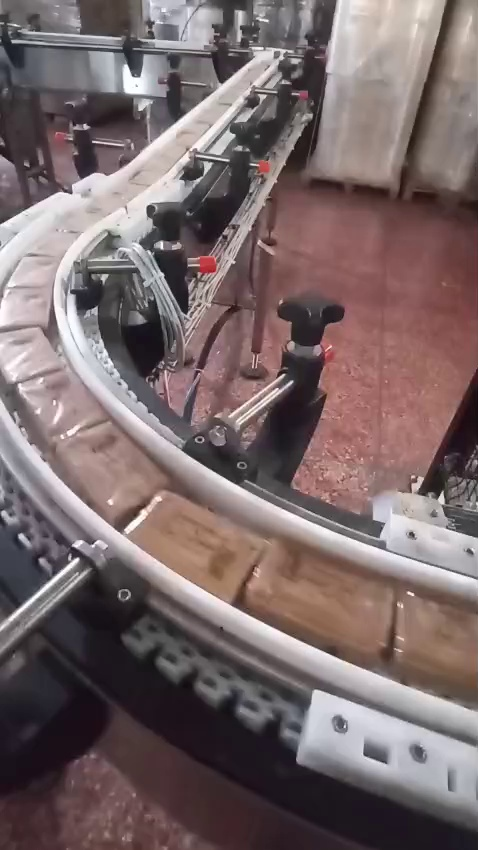
#> input picture anaconda_projects/db/dataset/images/savon_0000.jpg, 478 x 850 px, found by its file name
$ jupyter execute --allow-errors savon_counting.ipynb   (shell and % lines are left out)   (older library calls are emulated)
#> lines starting #> are read from the running program, lines starting #| are printed output that depends on the picture; after the words box and inside, x2 and y2 are one past the last pixel; in counts of white or black regions, pixels touching at a corner belong together
# 🧼 SYSTÈME DE COMPTAGE AUTOMATIQUE DE SAVONS
## Huileries Belhassane - Détection + Tracking + Comptage + Anomalies

**Étapes:**
1. Auto-annotation (si besoin)
2. Entraînement YOLO
3. Processing vidéo complet

---

## 📦 CELL 1: Installation dépendances

[cell 1]
# Installation une seule fois
print("✅ Dépendances installées!")

## 🔧 CELL 2: Imports

[cell 2]
import cv2
import numpy as np
import os
import yaml
import pandas as pd
from pathlib import Path
from collections import defaultdict
from ultralytics import YOLO
import warnings
warnings.filterwarnings('ignore')

print("✅ Tous les imports OK!")

## 📁 CELL 3: Configuration chemins

[cell 3]
# À ADAPTER SELON TON CHEMIN!
DATASET_ROOT = "dataset"  # Dossier avec images/ et labels/
VIDEO_PATH = "video.mp4"   # Ta vidéo
OUTPUT_DIR = "results"
MODEL_PATH = "runs/detect/savon_detector/weights/best.pt"
COUNTING_LINE_X = 0.85  # 85% à droite (sortie)

# Créer dossiers
Path(OUTPUT_DIR).mkdir(exist_ok=True)
Path(f"{DATASET_ROOT}/labels").mkdir(parents=True, exist_ok=True)

print(f"✅ Config:")
print(f"   Dataset: {DATASET_ROOT}")
print(f"   Vidéo: {VIDEO_PATH}")
print(f"   Output: {OUTPUT_DIR}")

---
# 🔍 ÉTAPE 1: AUTO-ANNOTATION (si besoin)
## Exécuter si tes 70 images ne sont PAS encore annotées

## CELL 4: Fonction auto-annotation par couleur

[cell 4]
def detect_savons_color(img_path):
    """Détecte savons par plage couleur HSV"""
#> called with img_path = 'dataset/images/savon_0000.jpg'
    img = cv2.imread(img_path)
#> img is the input picture: shape (850, 478, 3); mean B, G, R 105.3, 104.5, 120.6
    if img is None:
        return []

    h, w = img.shape[:2]
    hsv = cv2.cvtColor(img, cv2.COLOR_BGR2HSV)
#> hsv: shape (850, 478, 3); mean H, S, V 94.5, 46.4, 121.7

    # Range pour savons marron/beige (AJUSTER si besoin!)
    lower_brown = np.array([10, 60, 50])
    upper_brown = np.array([25, 255, 200])

    mask = cv2.inRange(hsv, lower_brown, upper_brown)
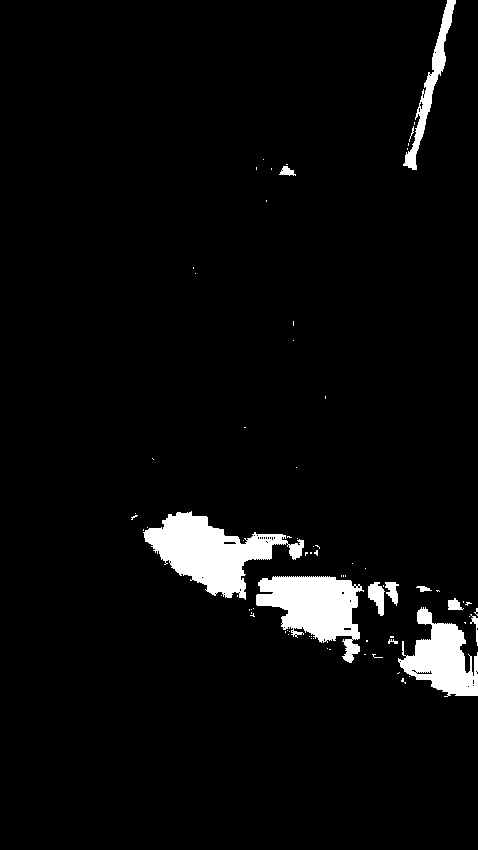
#> mask: shape (850, 478); 4.4% white; 76 white regions (64 under 20 px), largest, box (x1, y1, x2, y2) and area: (143, 511, 304, 600) 6309, (256, 576, 364, 663) 5175, (398, 607, 478, 697) 3746

    # Morphologie
    kernel = cv2.getStructuringElement(cv2.MORPH_ELLIPSE, (15, 15))
    mask = cv2.morphologyEx(mask, cv2.MORPH_CLOSE, kernel)
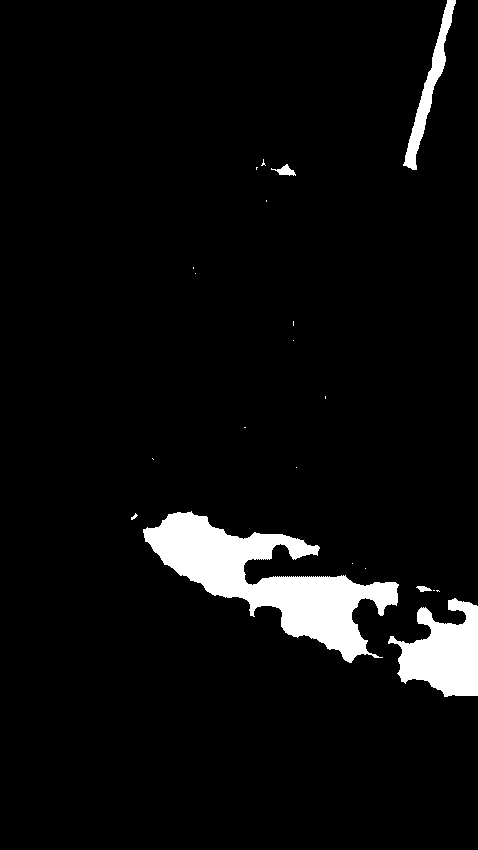
#> mask: shape (850, 478); 5.3% white; 21 white regions (15 under 20 px), largest, box (x1, y1, x2, y2) and area: (143, 511, 399, 663) 14055, (388, 598, 478, 697) 5325, (403, 0, 456, 170) 1845, (271, 164, 296, 176) 136, (416, 586, 432, 592) 59, (131, 513, 138, 520) 22
    mask = cv2.morphologyEx(mask, cv2.MORPH_OPEN, kernel, iterations=2)
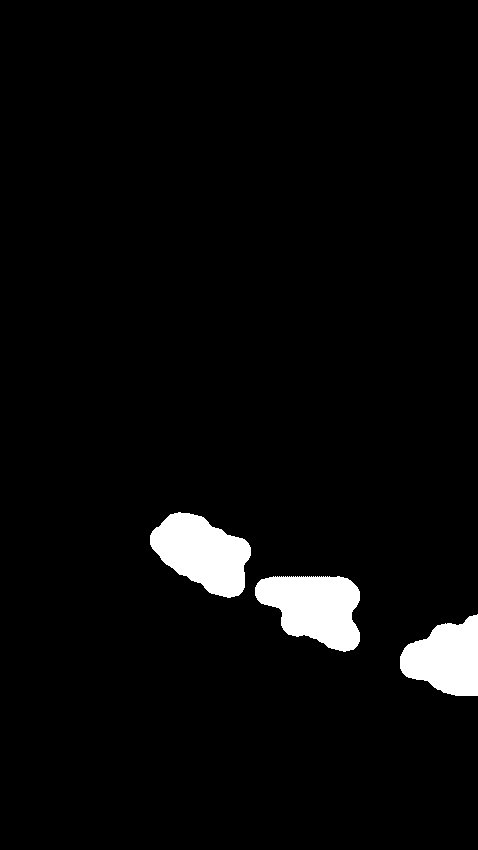
#> mask: shape (850, 478); 3.8% white; 3 white regions

    # Contours
    contours, _ = cv2.findContours(mask, cv2.RETR_EXTERNAL, cv2.CHAIN_APPROX_SIMPLE)
#> contours = 3 contours; box (x1, y1, x2, y2) and area: (255, 576, 360, 652) 5468, (150, 512, 251, 598) 5373, (400, 614, 478, 696) 4326

    boxes = []
    for cnt in contours:
        area = cv2.contourArea(cnt)
        if 300 < area < 50000:
            x, y, bw, bh = cv2.boundingRect(cnt)
            if bw > 0 and bh > 0:
                ratio = max(bw, bh) / min(bw, bh)
                if ratio < 5:
                    boxes.append((x, y, x + bw, y + bh))
#> this loop made 3 passes
#> (area, x, y, bw, bh, ratio) on passes 1 to 3: (4326.5, 400, 614, 78, 82, 1.05), (5467.5, 255, 576, 105, 76, 1.38), (5373, 150, 512, 101, 86, 1.17)
#> after the loop, boxes = [(400, 614, 478, 696), (255, 576, 360, 652), (150, 512, 251, 598)]

    return boxes

def boxes_to_yolo(boxes, img_width, img_height):
    """Convertit boxes en format YOLO"""
    yolo_lines = []
    for x1, y1, x2, y2 in boxes:
        cx = ((x1 + x2) / 2) / img_width
        cy = ((y1 + y2) / 2) / img_height
        bw = (x2 - x1) / img_width
        bh = (y2 - y1) / img_height
        yolo_lines.append(f"0 {cx:.6f} {cy:.6f} {bw:.6f} {bh:.6f}")
    return yolo_lines

print("✅ Fonctions auto-annotation OK!")

## CELL 5: Exécuter auto-annotation

[cell 5]
# AUTO-ANNOTATION
images_dir = os.path.join(DATASET_ROOT, "images")
labels_dir = os.path.join(DATASET_ROOT, "labels")

image_files = sorted([f for f in os.listdir(images_dir) if f.endswith(('.jpg', '.png', '.jpeg'))])
print(f"🔍 {len(image_files)} images trouvées\n")

total_boxes = 0
for img_file in image_files:
    img_path = os.path.join(images_dir, img_file)

    # Détection
    boxes = detect_savons_color(img_path)

    # Conversion YOLO
    img = cv2.imread(img_path)
    h, w = img.shape[:2]
    yolo_lines = boxes_to_yolo(boxes, w, h)
#> the loop in boxes_to_yolo, `for x1, y1, x2, y2 in boxes:` made 3 passes
#> (x1, y1, x2, y2, cx, cy, bw, bh) on passes 1 to 3: (400, 614, 478, 696, 0.918, 0.771, 0.163, 0.0965), (255, 576, 360, 652, 0.643, 0.722, 0.22, 0.0894), (150, 512, 251, 598, 0.419, 0.653, 0.211, 0.101)
#> after the loop in boxes_to_yolo, `for x1, y1, x2, y2 in boxes:`: yolo_lines = ['0 0.918410 0.770588 0.163180 0.096471', '0 0.643305 0.722353 0.219665 0.089412', '0 0.419456 0.652941 0.211297 0.101176']

    # Écrire fichier .txt
    txt_filename = img_file.rsplit('.', 1)[0] + '.txt'
    txt_path = os.path.join(labels_dir, txt_filename)

    with open(txt_path, 'w') as f:
        for line in yolo_lines:
            f.write(line + '\n')
#> this loop made 3 passes
#> line on passes 1 to 3: '0 0.918410 0.770588 0.163180 0.096471', '0 0.643305 0.722353 0.219665 0.089412', '0 0.419456 0.652941 0.211297 0.101176'

    total_boxes += len(boxes)
#> total_boxes = 3
    status = "✓" if len(boxes) > 0 else "⚠️"
#> status = '✓'
    if len(image_files) <= 10 or len(image_files) % 7 == 0:
        print(f"{status} {img_file}: {len(boxes)} box(es)")
#| ✓ savon_0000.jpg: 3 box(es)
#> pass 2 of the loop `for img_file in image_files:`:
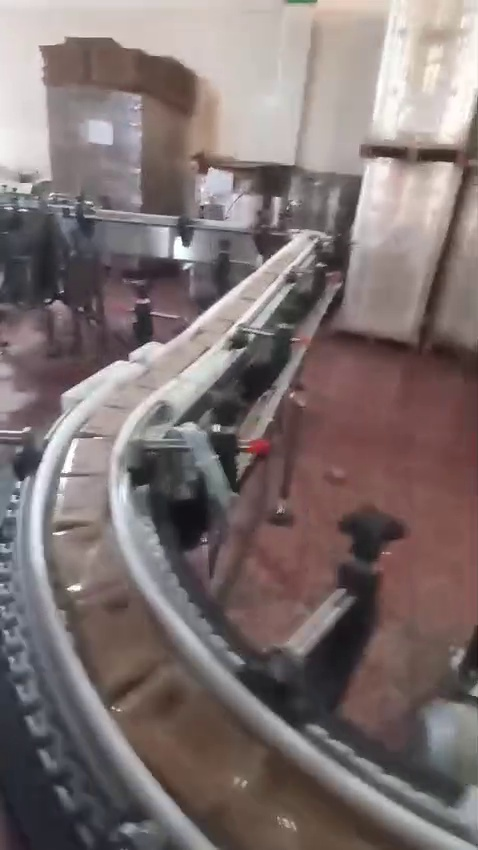
#> input picture anaconda_projects/db/dataset/images/savon_0001.jpg, 478 x 850 px, found by its file name
#> in detect_savons_color, img is the input picture: shape (850, 478, 3); mean B, G, R 112.8, 113.6, 126
#> in detect_savons_color (call 2), `mask = cv2.morphologyEx(mask, cv2.MORPH_OPEN, kernel, iterations=2)`:
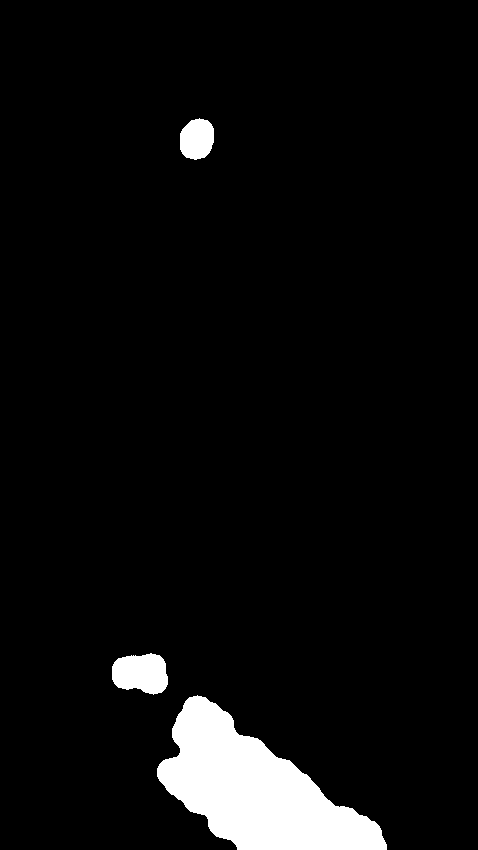
#> mask: shape (850, 478); 5.2% white; 3 white regions
#> in detect_savons_color (call 2), `contours, _ = cv2.findContours(mask, cv2.RETR_EXTERNAL, cv2.CHAIN_APPR..`: contours = 3 contours; box (x1, y1, x2, y2) and area: (157, 695, 387, 850) 17762, (112, 653, 168, 695) 1753, (180, 118, 214, 160) 1085
#> the loop in detect_savons_color (call 2), `for cnt in contours:` made 3 passes
#> (area, x, y, bw, bh, ratio) on passes 1 to 3: (17762, 157, 695, 230, 155, 1.48), (1753, 112, 653, 56, 42, 1.33), (1085, 180, 118, 34, 42, 1.24)
#> after the loop in detect_savons_color (call 2), `for cnt in contours:`: boxes = [(157, 695, 387, 850), (112, 653, 168, 695), (180, 118, 214, 160)]
#> the loop in boxes_to_yolo (call 2), `for x1, y1, x2, y2 in boxes:` made 3 passes
#> (x1, y1, x2, y2, cx, cy, bw, bh) on passes 1 to 3: (157, 695, 387, 850, 0.569, 0.909, 0.481, 0.182), (112, 653, 168, 695, 0.293, 0.793, 0.117, 0.0494), (180, 118, 214, 160, 0.412, 0.164, 0.0711, 0.0494)
#> `yolo_lines = boxes_to_yolo(boxes, w, h)`: yolo_lines = ['0 0.569038 0.908824 0.481172 0.182353', '0 0.292887 0.792941 0.117155 0.049412', '0 0.412134 0.163529 0.071130 0.049412']
#> the loop `for line in yolo_lines:` made 3 passes
#> line on passes 1 to 3: '0 0.569038 0.908824 0.481172 0.182353', '0 0.292887 0.792941 0.117155 0.049412', '0 0.412134 0.163529 0.071130 0.049412'
#> total_boxes = 6
#| ✓ savon_0001.jpg: 3 box(es)

print(f"\n✅ Auto-annotation terminée!")
print(f"   Total boxes: {total_boxes}")
#|    Total boxes: 9
print(f"   Moyenne par image: {total_boxes/len(image_files):.1f}")
#|    Moyenne par image: 3.0

---
# 🤖 ÉTAPE 2: ENTRAÎNEMENT YOLO

## CELL 6: Créer data.yaml

[cell 6]
# Créer data.yaml pour YOLO
data_yaml = {
    'path': os.path.abspath(DATASET_ROOT),
    'train': 'images',
    'val': 'images',
    'nc': 1,  # 1 classe: savon
    'names': ['savon']
}

yaml_path = os.path.join(DATASET_ROOT, 'data.yaml')
with open(yaml_path, 'w') as f:
    yaml.dump(data_yaml, f)

print(f"✅ data.yaml créé: {yaml_path}")
print(f"   Path: {data_yaml['path']}")
print(f"   Classes: {data_yaml['names']}")

## CELL 7: Entraîner YOLO (⏱️ 10-15 min)

[cell 7]
import cv2
import os
import pandas as pd
from ultralytics import YOLO
from collections import defaultdict

# ============ CONFIG ============
VIDEO_PATH = r"C:\Users\soukaina\Desktop\Stage huile\savons.mp4"
OUTPUT_DIR = r"C:\Users\soukaina\Desktop\Stage huile\results"
COUNTING_LINE_X = 0.85

os.makedirs(OUTPUT_DIR, exist_ok=True)

# Vérifier vidéo existe
#> (the rest of this cell did not finish here and is left out)

[cell 8]
import shutil
import os
import subprocess

# Check disk space
#> (the rest of this cell did not finish here and is left out)

[cell 9]
labels_path = os.path.join(DATASET_ROOT, 'labels')
#> (the rest of this cell did not finish here and is left out)

[cell 10]
import os
import cv2
import numpy as np
from pathlib import Path

DATASET_ROOT = r"C:\Users\soukaina\Desktop\Stage huile\anaconda_projects\db\dataset"
images_path = os.path.join(DATASET_ROOT, 'images')
labels_path = os.path.join(DATASET_ROOT, 'labels')

Path(labels_path).mkdir(parents=True, exist_ok=True)

# ============================================
# AUTO-ANNOTATE (HSV color detection)
# ============================================
print("🚀 Auto-annotating images...\n")

for img_file in os.listdir(images_path):
    if not img_file.endswith(('.jpg', '.png')):
        continue

    img_path = os.path.join(images_path, img_file)
    img = cv2.imread(img_path)

    if img is None:
        print(f"❌ Failed to read: {img_file}")
        continue

    h, w = img.shape[:2]
    hsv = cv2.cvtColor(img, cv2.COLOR_BGR2HSV)

    # Detect soap (brownish/tan color - adjust based on your soaps!)
    lower = np.array([10, 50, 50])
    upper = np.array([30, 255, 255])
    mask = cv2.inRange(hsv, lower, upper)
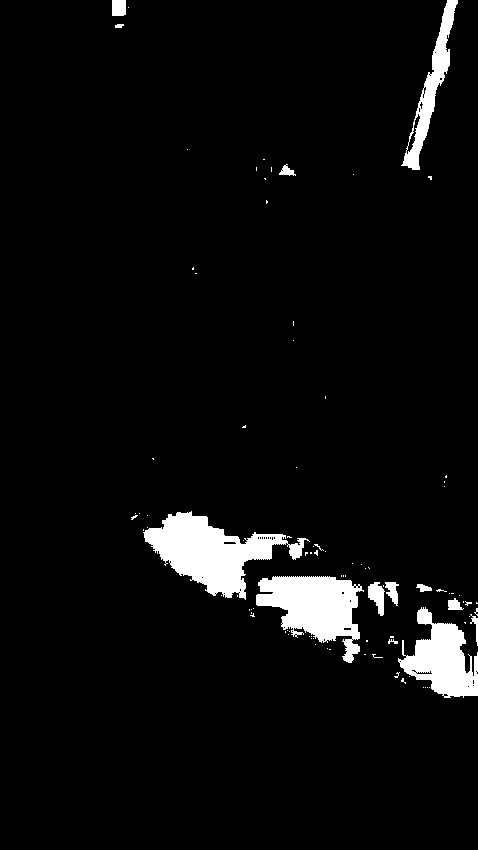
#> mask: shape (850, 478); 4.7% white; 94 white regions (81 under 20 px), largest, box (x1, y1, x2, y2) and area: (143, 511, 310, 600) 6339, (256, 576, 364, 663) 5179, (398, 607, 478, 698) 3829

    # Morphology
    kernel = cv2.getStructuringElement(cv2.MORPH_ELLIPSE, (5, 5))
    mask = cv2.morphologyEx(mask, cv2.MORPH_CLOSE, kernel)
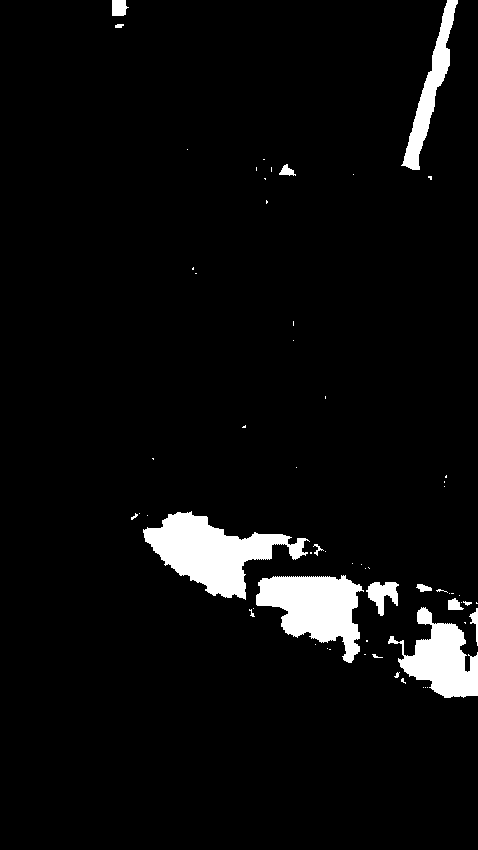
#> mask: shape (850, 478); 5% white; 61 white regions (45 under 20 px)

    # Find contours
    contours, _ = cv2.findContours(mask, cv2.RETR_EXTERNAL, cv2.CHAIN_APPROX_SIMPLE)
#> contours = 61 contours, 50 with area under 20; largest, box (x1, y1, x2, y2) and area: (143, 511, 310, 600) 6340, (256, 575, 364, 663) 5246, (388, 607, 478, 698) 3792, (401, 0, 458, 170) 2295, (366, 582, 399, 616) 532

    # Generate YOLO format labels
    label_file = os.path.join(labels_path, img_file.replace('.jpg', '.txt').replace('.png', '.txt'))

    with open(label_file, 'w') as f:
        for cnt in contours:
            area = cv2.contourArea(cnt)
            if area < 100:  # Skip tiny noise
                continue

            x, y, bw, bh = cv2.boundingRect(cnt)

            # YOLO format: class_id center_x center_y width height (normalized 0-1)
            cx = (x + bw/2) / w
            cy = (y + bh/2) / h
            bw_norm = bw / w
            bh_norm = bh / h

            f.write(f"0 {cx:.4f} {cy:.4f} {bw_norm:.4f} {bh_norm:.4f}\n")
#> this loop made 61 passes
#> (area, x, y, bw, bh, cx, cy, bw_norm) on passes 16, 20, 26, 27, 38, 60: (3792.5, 388, 607, 90, 91, 0.906, 0.768, 0.188), (107.5, 448, 598, 16, 12, 0.954, 0.711, 0.0335), (532.5, 366, 582, 33, 34, 0.8, 0.705, 0.069), (5246.5, 256, 575, 108, 88, 0.649, 0.728, 0.226), (6339.5, 143, 511, 167, 89, 0.474, 0.654, 0.349), (2295, 401, 0, 57, 170, 0.899, 0.1, 0.119)

    print(f"✅ {img_file}")
#> pass 2 of the loop `for img_file in os.listdir(images_path):`:
#> `mask = cv2.morphologyEx(mask, cv2.MORPH_CLOSE, kernel)`:
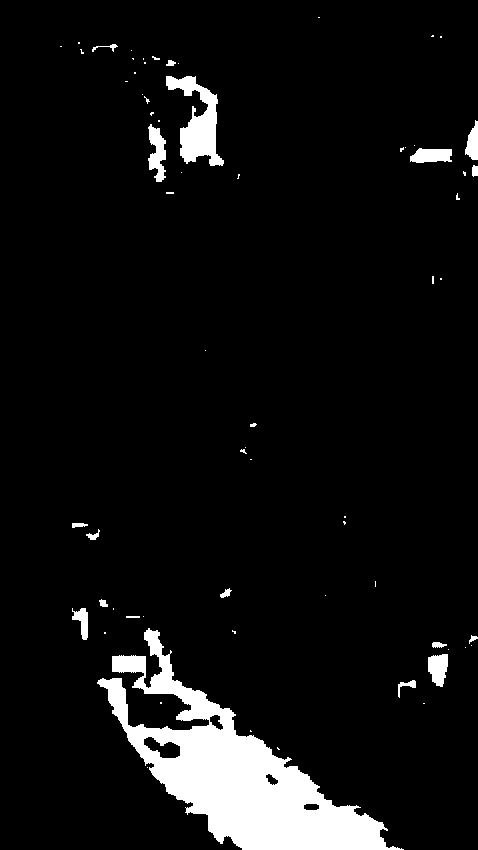
#> mask: shape (850, 478); 6.7% white; 67 white regions (48 under 20 px)
#> `contours, _ = cv2.findContours(mask, cv2.RETR_EXTERNAL, cv2.CHAIN_APPR..`: contours = 67 contours, 50 with area under 20; largest, box (x1, y1, x2, y2) and area: (97, 628, 404, 850) 21524, (166, 76, 224, 166) 2174, (148, 124, 166, 182) 557, (428, 654, 448, 687) 452, (410, 148, 452, 163) 449
#> the loop `for cnt in contours:` made 67 passes
#> area on passes 6, 11, 12, 20: 75.5, 47, 24, 35.5

print(f"\n✅ Auto-annotation done!")
print(f"Labels saved to: {labels_path}")

#> (a cell that did not finish here is left out)

[cell 12]
import shutil

#> (the rest of this cell did not finish here and is left out)

[cell 13]
import os
os.system('rd /s /q "%systemdrive%\\$Recycle.bin"')
print("✅ Recycle bin emptied")

[cell 14]
import shutil
import os

# 1. DELETE EVERYTHING
if os.path.exists("runs"):
    shutil.rmtree("runs")
    print("✅ Deleted runs/")

# 2. CLEAN CACHE
os.system("del /Q %temp%\\* 2>nul")
print("✅ Temp cleaned")

# 3. CHECK SPACE
#> (the rest of this cell did not finish here and is left out)

---
# 🎯 ÉTAPE 3: PROCESSING VIDÉO COMPLET
## Détection + Tracking + Comptage + Anomalies

## CELL 8: Classe Tracker simple

[cell 15]
class SimpleTracker:
    # [62 lines left out: functions __init__, update, not called in this run]

print("✅ Classe Tracker OK!")

## CELL 9: Classe Anomaly Detector

[cell 16]
class AnomalyDetector:
    def __init__(self):
        self.anomalies = defaultdict(list)

    # [45 lines left out: functions check_packaging_damaged, check_triangle_shape, check_alignment, check_packaging_present, not called in this run]

print("✅ Classe AnomalyDetector OK!")

## CELL 10: MAIN PROCESSING VIDEO (⏱️ 5-10 min)

[cell 17]
import os
import sys
import cv2
import numpy as np
import csv
from datetime import datetime
from pathlib import Path
from ultralytics import YOLO
import warnings
warnings.filterwarnings('ignore')

# ============================================================================
# CONFIGURATION
# ============================================================================

PROJECT_DIR = r"C:\Users\soukaina\Desktop\Stage huile"
VIDEO_PATH = os.path.join(PROJECT_DIR, "savons.mp4")
OUTPUT_DIR = os.path.join(PROJECT_DIR, "results")

# Créer répertoire output
os.makedirs(OUTPUT_DIR, exist_ok=True)

# Paramètres
COUNTING_LINE_X = 0.5  # Position ligne comptage (50% largeur vidéo)
CONFIDENCE_THRESHOLD = 0.5
MAX_TRACKING_DISTANCE = 100  # pixels

# ============================================================================
# GESTION MODÈLE YOLO
# ============================================================================

def load_yolo_model():
    """Charger le modèle YOLO avec fallback"""

    model_paths = [
        os.path.join(PROJECT_DIR, "runs", "detect", "savon_detector", "weights", "best.pt"),
        os.path.join(PROJECT_DIR, "best.pt"),
        os.path.join(PROJECT_DIR, "models", "best.pt"),
        None  # Fallback: modèle par défaut YOLOv8
    ]

    for model_path in model_paths:
        if model_path and os.path.exists(model_path):
            try:
                print(f"✓ Modèle trouvé: {model_path}")
                model = YOLO(model_path)
                return model
            except Exception as e:
                print(f"✗ Erreur chargement {model_path}: {e}")
                continue

    # Fallback: utiliser YOLOv8 nano pré-entraîné
    print("⚠️  Aucun modèle personnalisé trouvé.")
    print("📥 Utilisation du modèle YOLOv8 nano pré-entraîné...")
    model = YOLO('yolov8n.pt')
    print("✓ Modèle YOLOv8n chargé avec succès")
    return model

# ============================================================================
# TRACKER SIMPLE
# ============================================================================

class SimpleTracker:
    # [49 lines left out: functions __init__, update, not called in this run]

# ============================================================================
# DÉTECTEUR D'ANOMALIES
# ============================================================================

class AnomalyDetector:
    def __init__(self):
        pass

    # [246 lines left out: functions check_packaging_damaged, check_triangle_shape, check_alignment, check_packaging_present, process_video, generate_csv_report, not called in this run]

# ============================================================================
# MAIN
# ============================================================================

#> (the rest of this cell did not finish here and is left out)
